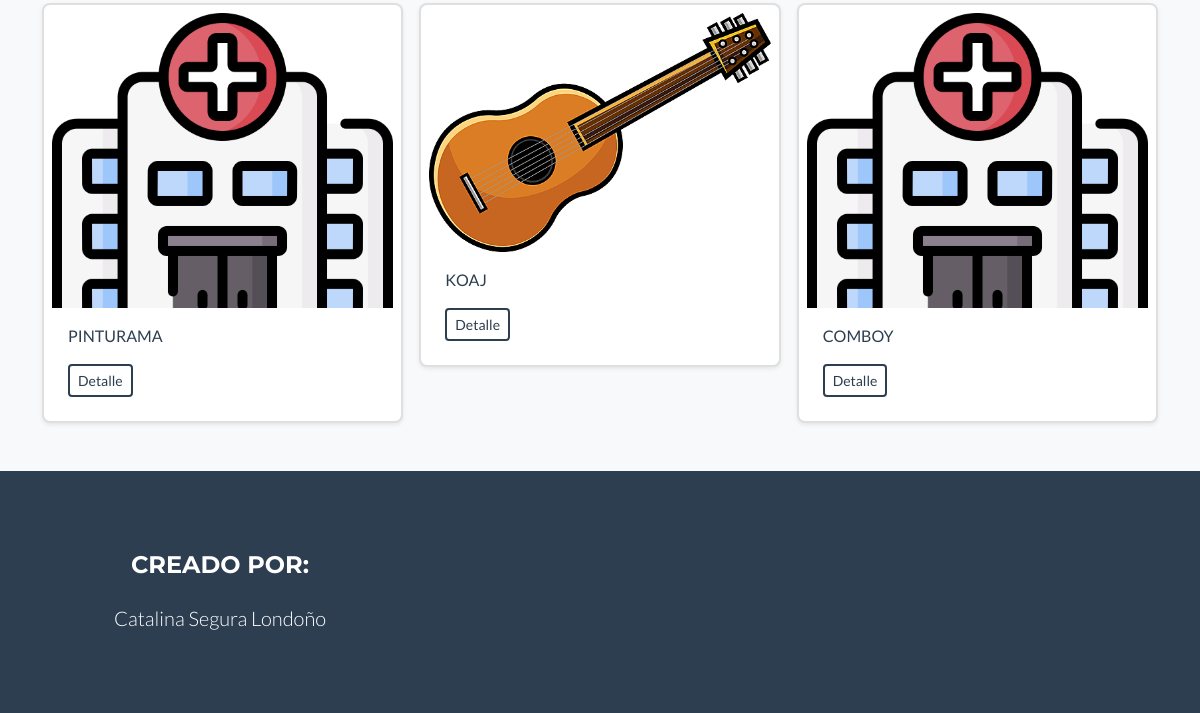
/AppDirectorio/listarNegocios (lower part), run on an earlier commit of the app's database.
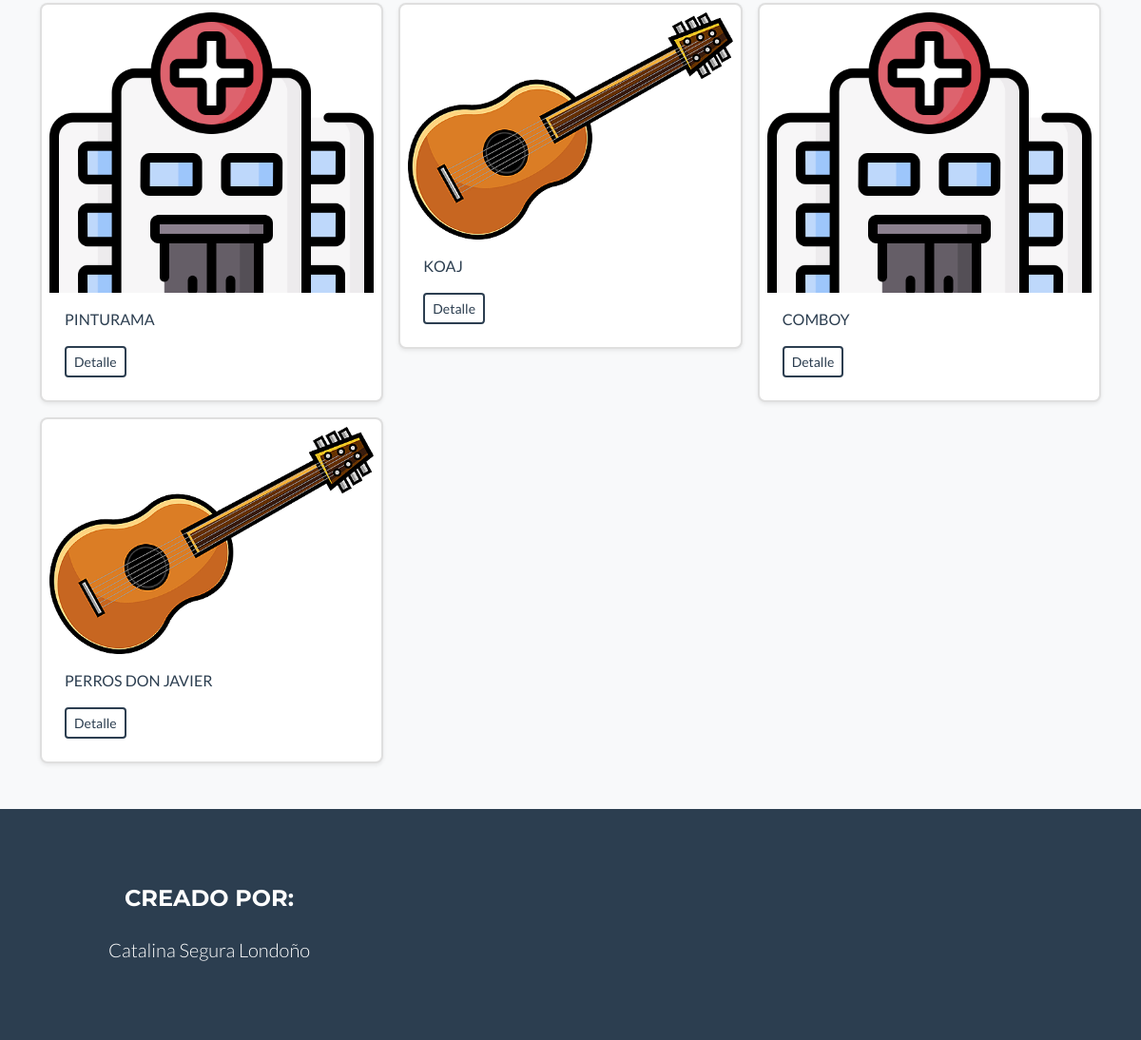
And on a later commit of the database.
### AppDirectorio/models.py (models this page shows, shortened)
class Negocio(models.Model):
    tipo_negocio_opciones = (
    ('ropa','Ropa'),
    ('detalles', 'Detalles'),
    ('salud','Salud'),
    ('automotriz','Automotriz'),
    ('comida','Comida'),
    ('belleza','Belleza'),
    ('otro', 'Otro'),
    )
    usuario = models.ForeignKey(User, on_delete=models.CASCADE, null=True, blank=True)
    tipo_negocio = models.CharField(max_length=15, choices=tipo_negocio_opciones, default='otro')
    nombre_negocio = models.CharField(max_length=100)
    descripcion = models.TextField()
    direccion = models.CharField(max_length=250)
    horario = models.CharField(max_length=100)
    telefono_contacto = models.CharField(max_length=200)
    email_contacto = models.EmailField()
    fecha_publicacion = models.DateField(auto_now_add=True)
    imagen_negocio = models.ImageField(upload_to="imagenes/")

### AppDirectorio/views.py (the view)
# urls.py: path('listarNegocios', views.NegocioLista.as_view(), name="Lista Negocios"),
class NegocioLista(ListView):
    context_object_name = 'negocios'
    queryset = Negocio.objects.all()
    template_name = 'listar_negocios.html'

### AppDirectorio/templates/listar_negocios.html (shortened to what this page needs)
{% extends "padre.html" %}
{% load static %}
{% block contenidoQueCambia %}
    <div class="album py-5 bg-light">
        <div class="container">
            <div class="row row-cols-1 row-cols-sm-2 row-cols-md-3 g-3">
            {% for negocio in negocios %}
            <div class="col">
                <div class="card shadow-sm p-2 item-negocio">
                    {% if negocio.imagen_negocio %}
                    <div class="img-negocio" >
                        <img class="bd-placeholder-img card-img-top" src="{{negocio.imagen_negocio.url}}" >
                    </div>
                    {% endif %}
                    <div class="card-body">
                    <p class="card-text text-uppercase text-secondary">{{negocio.nombre_negocio}}</p>
                    <div class="d-flex justify-content-between align-items-center">
                      <div class="btn-group">
                        <a type="button" class="btn btn-sm btn-outline-secondary text-secondary me-2" href="{% url 'Detalle Negocio' negocio.id %}">Detalle</a>
                    </div>
                    </div>
                  </div>
                </div>
              </div>
            {% endfor %}
            </div>
        </div>
    </div>
{% endblock %}

What changed in the data, as far as the page shows it:
added Negocio: imagen_negocio (picture), nombre_negocio "PERROS DON JAVIER"
